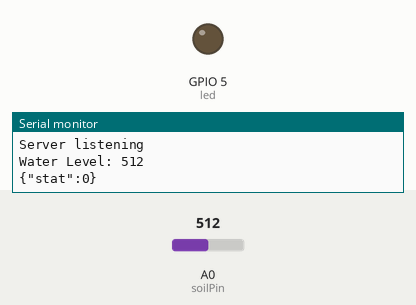
This sketch was run on a simulated ESP8266 (NodeMCU). Parts: output pins drawn as LEDs (lit = HIGH), the last lines printed to the serial monitor. Inputs (shaded band) come from the test bench; at power-on: A0 (soilPin) = 512. WiFi joins after 1.5 s; servers stay silent unless stated; pins used as bus, display or sensor lines are not drawn.

Above: at 2.7 s.
2.8 s: A0 (soilPin) set to 260
5.2 s: A0 (soilPin) set to 233
At 7.4 s:
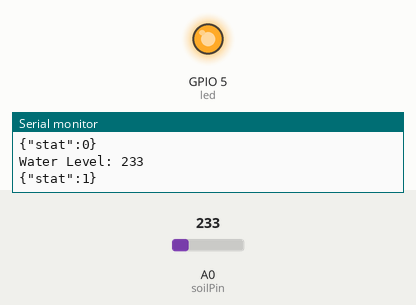
10.5 s: A0 (soilPin) set to 384
13.2 s: A0 (soilPin) set to 409
At 15.0 s:
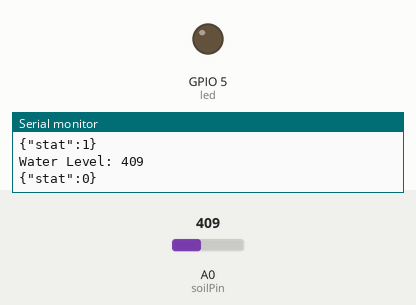
Timing chart, 0 to 16.5 s (numbered marks = the images above; inputs shaded):
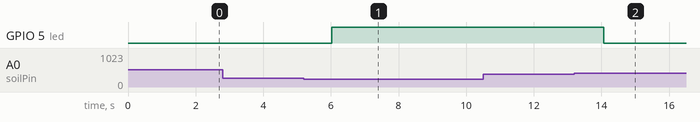

Measured:
- the behaviour switches between 251 and 250 on A0 (soilPin) (found by bisection; images 0 and 1)
- the behaviour switches between 399 and 400 on A0 (soilPin) (found by bisection; images 1 and 2)
- after the input at 5.2 s, GPIO 5 (led): LOW → HIGH after 0.83 s
- after the input at 13.2 s, GPIO 5 (led): HIGH → LOW after 0.87 s

The sketch:

mois_ard.ino
```cpp
#include <ESP8266WiFi.h>        // Include the Wi-Fi library
#include <WiFiManager.h>
#include <ESP8266WebServer.h>
#include <ArduinoJson.h>

// Data wire is plugged into pin D1 on the ESP8266 12-E - GPIO 5
#define led  5         //D1: pin for the LED

//const char* ssid = "AndroidAP5B5B"; // The name of the Wi-Fi network that will be created
//const char* password = "abbcc1223";   // The password required to connect to it, leave blank for an open network
ESP8266WebServer server(80);
WiFiManager wifiManager;
String header;
bool l_stat = false;
int timer = 10 * 1000;
unsigned long start_scan = 0;
unsigned long scan_time = 2000;
bool stat = false;

#define soilPower 13//Variable for Soil moisture Power
double val = 0.0; //value for storing moisture value
int soilPin = A0;//Declare a variable for the soil moisture sensor
double maxVal = 883.0;
int thresholdUp = 400;
int thresholdDown = 250;
String DisplayWords;

//Rather than powering the sensor through the 3.3V or 5V pins,
//we'll use a digital pin to power the sensor. This will
//prevent corrosion of the sensor as it sits in the soil.

void setup() {
  Serial.begin(115200);   // open serial over USB
  delay(10);
  Serial.println("Moisture Sensor NodeMCU:\n");

  pinMode(led, OUTPUT);//Set D1 as an OUTPUT
  pinMode(soilPin, INPUT);//Set A0 as an INPUT
  pinMode(soilPower, OUTPUT);//Set D7 as an OUTPUT
  digitalWrite(soilPower, LOW);//Set to LOW so no power is flowing through the sensor

  // Start up the library
  wifiManager.autoConnect("AutoConnectAP");

  Serial.println("\nSuccessfully connected");
  Serial.print("IP address:\t");
  Serial.println(WiFi.localIP());

  String message = "{\"ip\":\"";
  message += WiFi.localIP().toString();
  message += "\"}\n";
  Serial.println(message);

  server.on("/stat", handleStat);
  server.on("/data", handleData);
  server.on("/wifi", handleWiFi); //Associate the handler function to the path

  server.begin(); //Start the server
  Serial.println("Server listening");
}

void loop() {
  server.handleClient(); //Handling of incoming requests
  if ((millis() - start_scan) >= scan_time) {
    int sensorValue;
    sensorValue = readSoil();

    //Write what we want to desplay on the screen:
    Serial.print("Water Level: ");
    Serial.println(sensorValue);

    if (sensorValue <= thresholdDown) {
      DisplayWords = "{\"stat\":1}\n";
      Serial.println(DisplayWords);
      digitalWrite(led, HIGH);
      stat = true;
    } else if (sensorValue >= thresholdUp) {
      DisplayWords = "{\"stat\":0}\n";
      Serial.println(DisplayWords);
      digitalWrite(led, LOW);
      stat = false;
    } else {
      Serial.println(DisplayWords);
    }
    start_scan = millis();
  }
}
//This is a function used to get the soil moisture content
int readSoil() {
  digitalWrite(soilPower, HIGH);//turn D7 "On"
  delay(10);//wait 10 milliseconds
  val = analogRead(soilPin);//Read the SIG value form sensor
  digitalWrite(soilPower, LOW);//turn D7 "Off"
  return val;//send current moisture value
}

void handleStat() {
  const size_t capacity = JSON_OBJECT_SIZE(1) + 20;
  DynamicJsonBuffer jsonBuffer(capacity);

  String payload = server.arg("plain");
  const char* json = payload.c_str();

  JsonObject& root = jsonBuffer.parseObject(json);

  const int m_stat = root["stat"]; // "1"

  if (m_stat) {
    stat = true;
  }
  else {
    stat = false;
  }

  String message = "{\"stat\":\"";
  message += m_stat;
  message += "\"}\n";
  Serial.println(message);
  server.send(200, "application/json", message);
}

void handleData() {
  String message = "{\"moisture\":\"";
  message += readSoil();
  message += "\",\n\"stat\":\"";
  message += stat;
  message += "\"}\n";
  server.send(200, "application/json", message);
  Serial.println(message);
}

void handleWiFi() {
  String message = "{\"ip\":\"";
  message += WiFi.localIP().toString();
  message += "\"}\n";
  server.send(200, "application/json", message);
  Serial.println(message);
}
```
